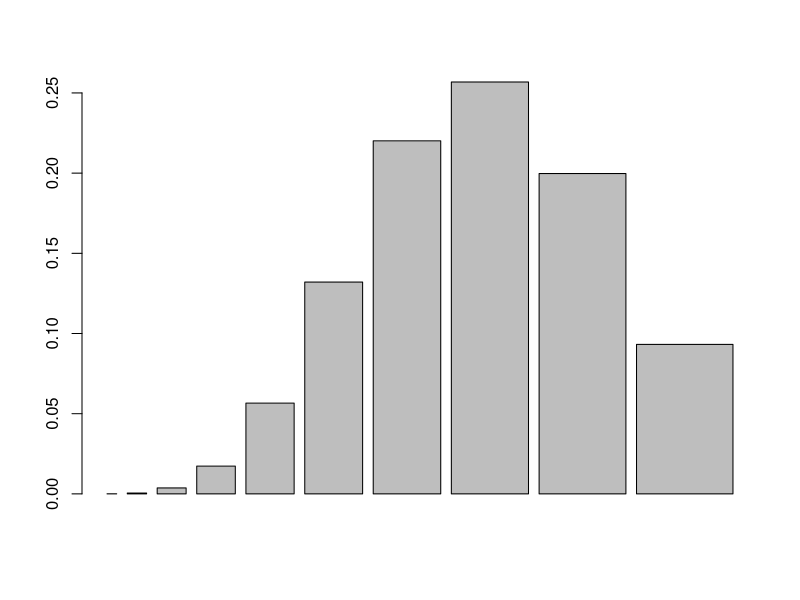
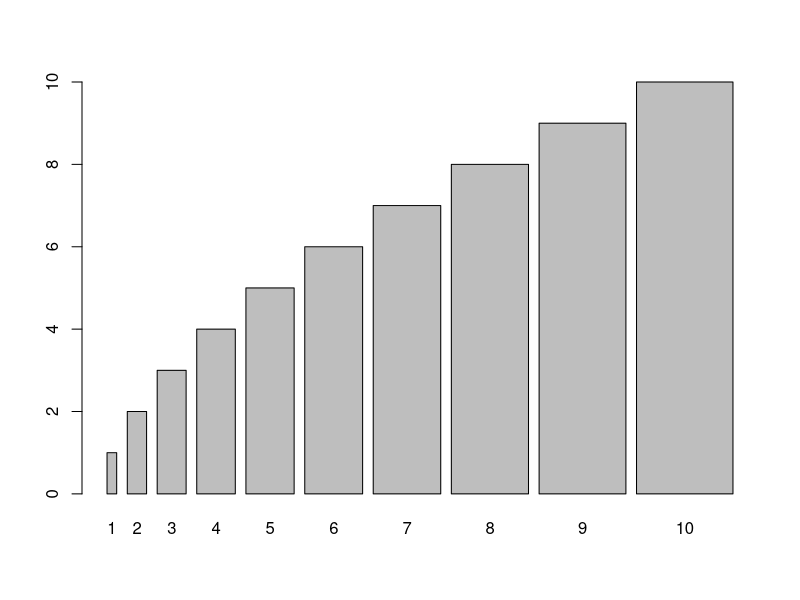
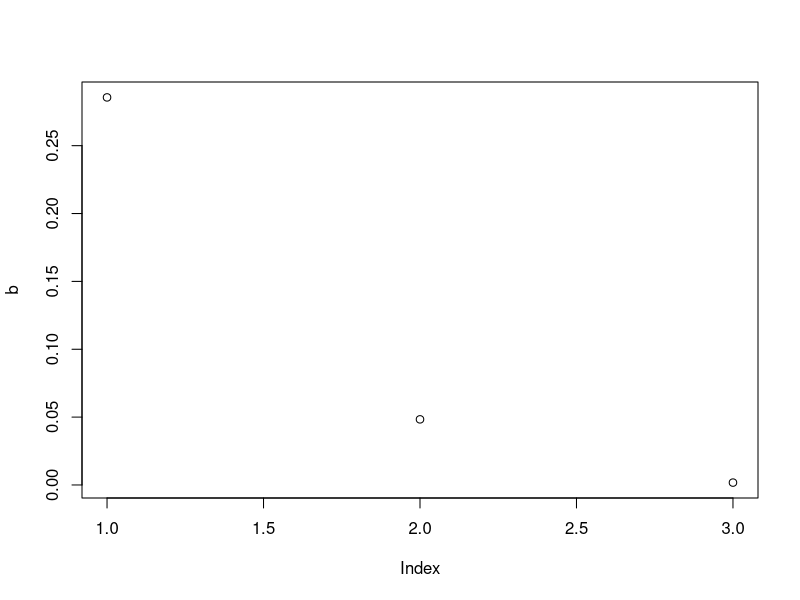
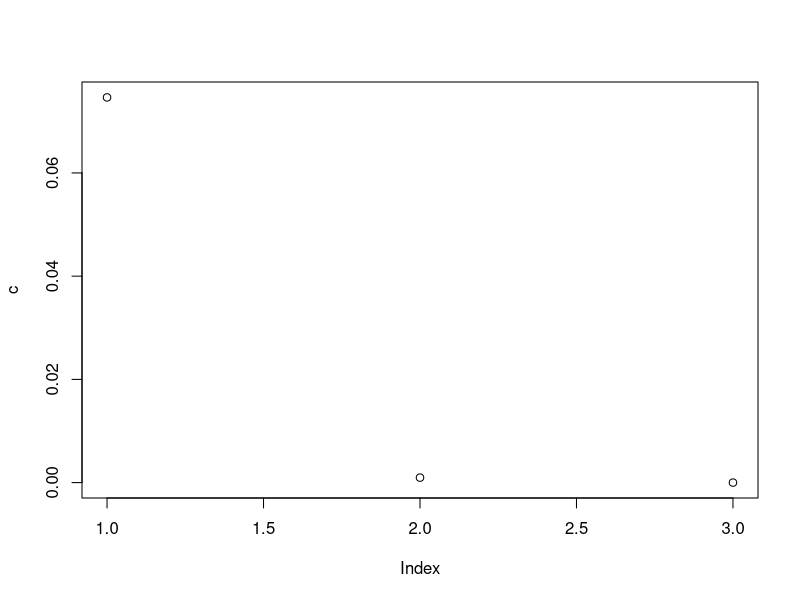
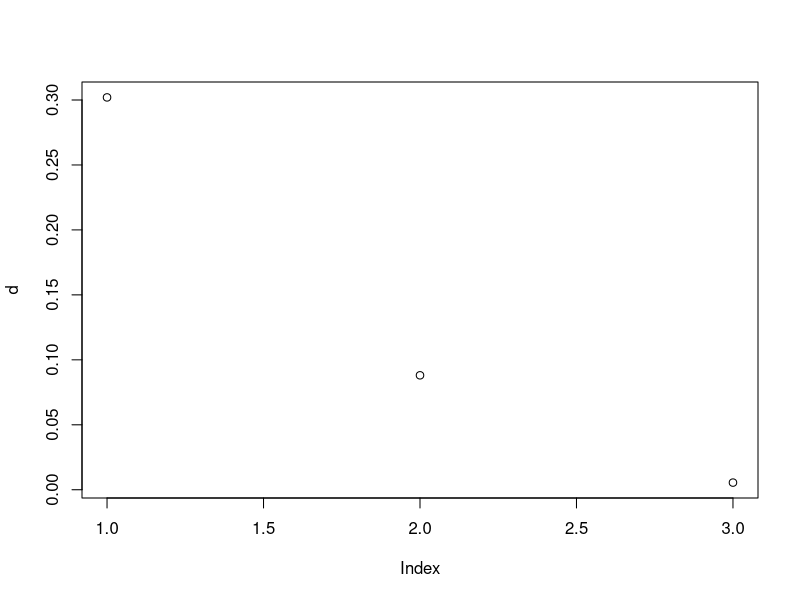
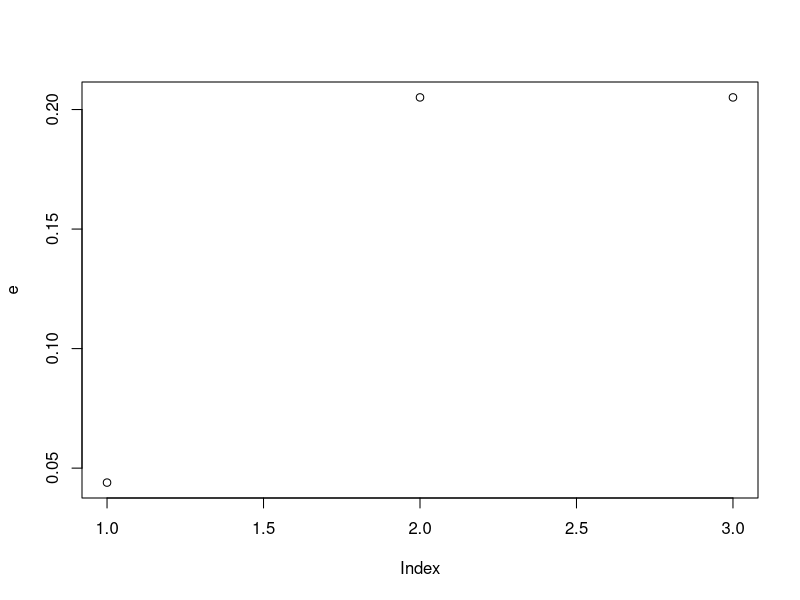
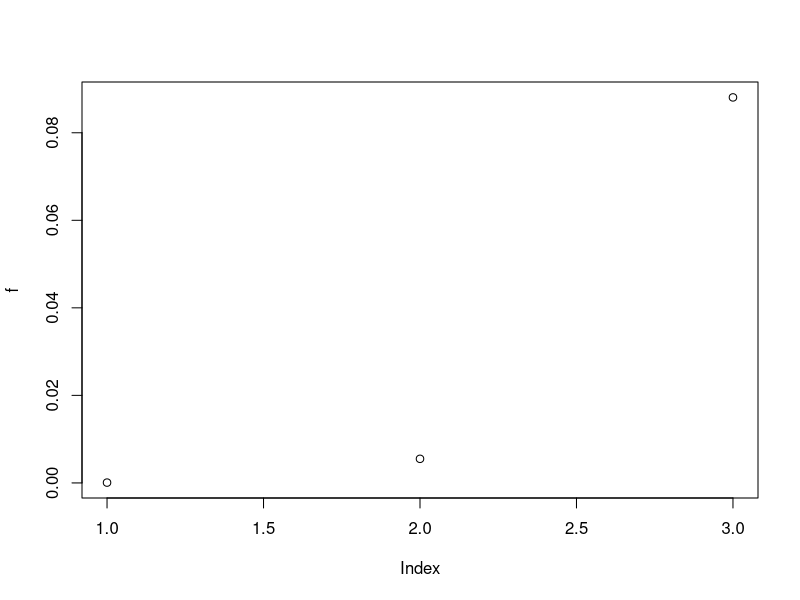
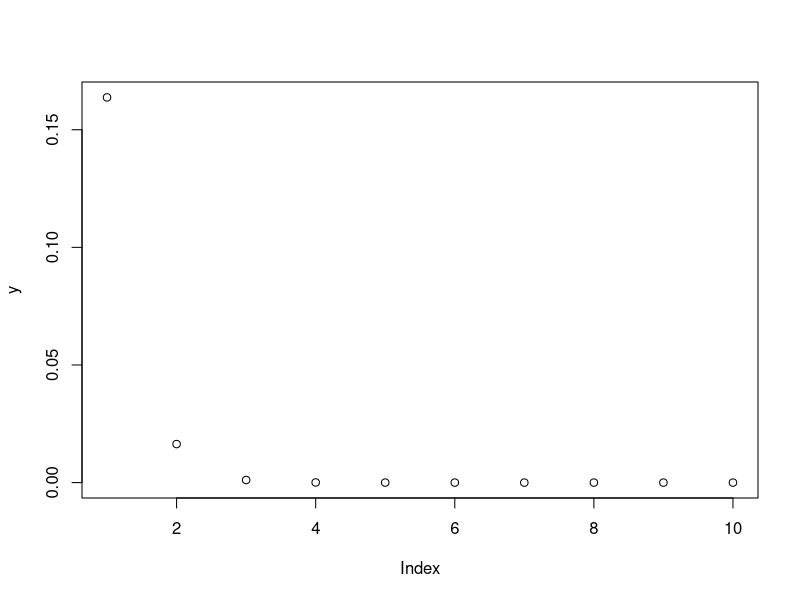

Reproduce these figures in R, in order.
#a
v <- c(1:10)
p <- dbinom(v, 11, 0.7)
barplot(p, v)

#b
c <- cumsum(table(v))
barplot(c, v)

#c
a <- c(2,4,6)
b <- dbinom(a, 10, 0.16)
plot(b)

#d
c <- dbinom(a, 10, 0.05)
plot(c)

d <- dbinom(a, 10, 0.2)
plot(d)

e <- dbinom(a, 10, 0.5)
plot(e)

f <- dbinom(a, 10, 0.8)
plot(f)

#e

x <- c(1:10)
y <- dpois(x, 0.2)
plot(y)
